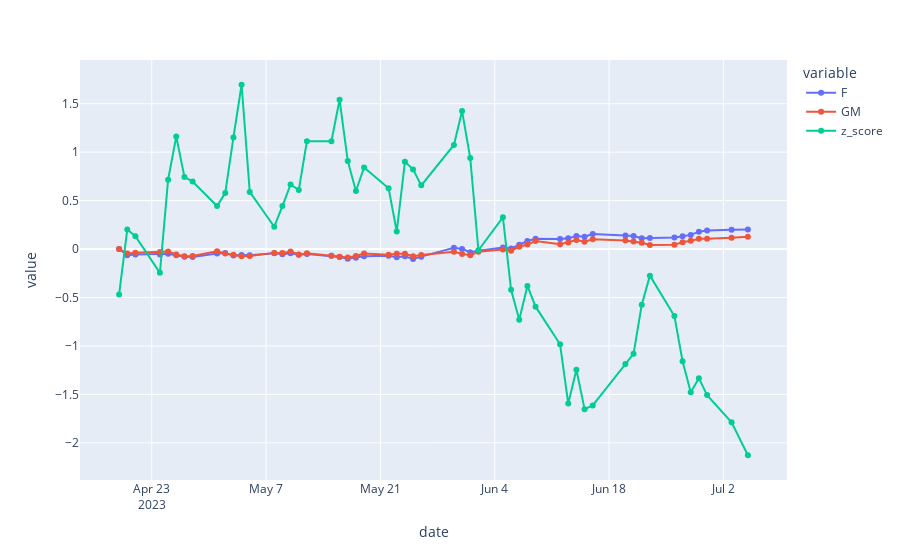

Notebook code for this chart:
### Code cell
fig = px.scatter(df_fig)

fig.update_traces(mode='markers+lines')

fig.show()
